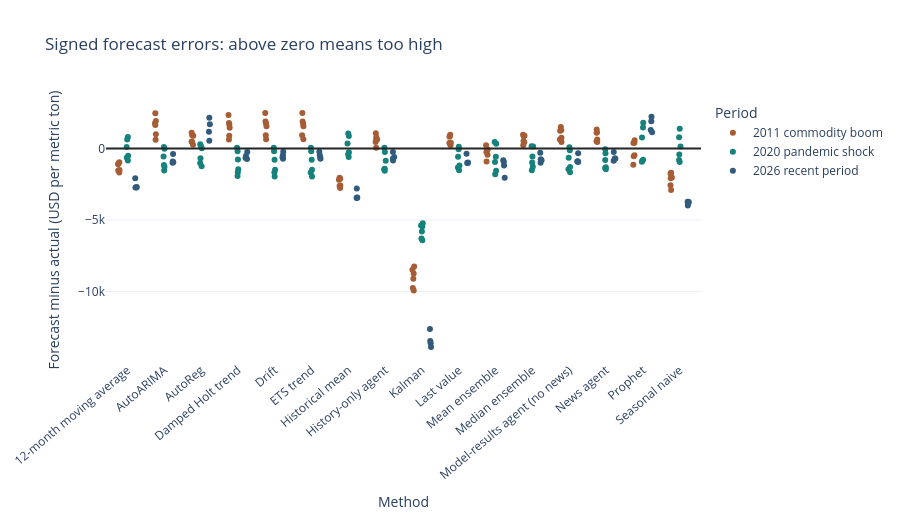

Source (notebook cell):
### Code cell
signed_error_figure = px.strip(
    scored,
    x="model",
    y="error",
    color="scenario",
    title="Signed forecast errors: above zero means too high",
    labels={"model": "Method", "error": "Forecast minus actual (USD per metric ton)", "scenario": "Period"},
    color_discrete_sequence=[COPPER, TEAL, "#315b7d"],
)
signed_error_figure.add_hline(y=0, line_color=CHARCOAL, line_width=2)
signed_error_figure.update_layout(template="plotly_white", height=520, xaxis_tickangle=-40)
signed_error_figure.show()

display(
    scenario_scorecard.loc[
        :,
        ["scenario", "Scenario rank by MAE", "model", "MAE", "RMSE", "MASE", "Bias", "Scored forecasts"],
    ].round(3)
)

### Figure 1 — Plotly figure (JSON) as saved in the notebook; plotly's stock layout.template omitted (floating-point values rounded to 4 significant figures)
{"data": [{"alignmentgroup": "True", "boxpoints": "all", "fillcolor": "rgba(255,255,255,0)", "hoveron": "points", "hovertemplate": "Period=2011 commodity boom<br>Method=%{x}<br>Forecast minus actual (USD per metric ton)=%{y}<extra></extra>", "legendgroup": "2011 commodity boom", "line": {"color": "rgba(255,255,255,0)"}, "marker": {"color": "#a65d35"}, "name": "2011 commodity boom", "offsetgroup": "2011 commodity boom", "orientation": "v", "pointpos": 0, "showlegend": true, "type": "box", "x": ["12-month moving average", "12-month moving average", "12-month moving average", "12-month moving average", "12-month moving average", "12-month moving average", "AutoARIMA", "AutoARIMA", "AutoARIMA", "AutoARIMA", "AutoARIMA", "AutoARIMA", "AutoReg", "AutoReg", "AutoReg", "AutoReg", "AutoReg", "AutoReg", "Damped Holt trend", "Damped Holt trend", "Damped Holt trend", "Damped Holt trend", "Damped Holt trend", "Damped Holt trend", "Drift", "Drift", "Drift", "Drift", "Drift", "Drift", "ETS trend", "ETS trend", "ETS trend", "ETS trend", "ETS trend", "ETS trend", "Historical mean", "Historical mean", "Historical mean", "Historical mean", "Historical mean", "Historical mean", "History-only agent", "History-only agent", "History-only agent", "History-only agent", "History-only agent", "History-only agent", "Kalman", "Kalman", "Kalman", "Kalman", "Kalman", "Kalman", "Last value", "Last value", "Last value", "Last value", "Last value", "Last value", "Mean ensemble", "Mean ensemble", "Mean ensemble", "Mean ensemble", "Mean ensemble", "Mean ensemble", "Median ensemble", "Median ensemble", "Median ensemble", "Median ensemble", "Median ensemble", "Median ensemble", "Model-results agent (no news)", "Model-results agent (no news)", "Model-results agent (no news)", "Model-results agent (no news)", "Model-results agent (no news)", "Model-results agent (no news)", "News agent", "News agent", "News agent", "News agent", "News agent", "News agent", "Prophet", "Prophet", "Prophet", "Prophet", "Prophet", "Prophet", "Seasonal naive", "Seasonal naive", "Seasonal naive", "Seasonal naive", "Seasonal naive", "Seasonal naive"], "x0": " ", "xaxis": "x", "y": [-1533.0, -1513.0, -961.7, -1097.0, -1681.0, -1028.0, 615.4, 986.3, 1767.0, 1918.0, 1630.0, 2451.0, 466.8, 481.5, 1089.0, 895.0, 258.6, 924.1, 622.1, 886.0, 1679.0, 1785.0, 1441.0, 2332.0, 643.2, 929.5, 1746.0, 1877.0, 1559.0, 2477.0, 643.2, 929.5, 1746.0, 1877.0, 1559.0, 2477.0, -2618.0, -2597.0, -2046.0, -2181.0, -2765.0, -2112.0, 446.6, 617.2, 1068.0, 783.1, 49.54, 602.0, -9923.0, -9748.0, -8242.0, -9113.0, -8732.0, -8469.0, 377.6, 398.2, 949.3, 814.1, 230.5, 882.9, -241.8, -68.17, -440.2, 218.0, -904.3, -125.9, 434.1, 525.8, 949.3, 854.6, 230.5, 882.9, 446.6, 617.2, 1268.0, 1233.0, 749.5, 1502.0, 446.6, 617.2, 1318.0, 1133.0, 499.5, 1102.0, 401.5, 570.1, -481.4, -1142.0, -547.7, 375.9, -2036.0, -1753.0, -2089.0, -2565.0, -2900.0, -1695.0], "y0": " ", "yaxis": "y"}, {"alignmentgroup": "True", "boxpoints": "all", "fillcolor": "rgba(255,255,255,0)", "hoveron": "points", "hovertemplate": "Period=2020 pandemic shock<br>Method=%{x}<br>Forecast minus actual (USD per metric ton)=%{y}<extra></extra>", "legendgroup": "2020 pandemic shock", "line": {"color": "rgba(255,255,255,0)"}, "marker": {"color": "#16827c"}, "name": "2020 pandemic shock", "offsetgroup": "2020 pandemic shock", "orientation": "v", "pointpos": 0, "showlegend": true, "type": "box", "x": ["12-month moving average", "12-month moving average", "12-month moving average", "12-month moving average", "12-month moving average", "12-month moving average", "AutoARIMA", "AutoARIMA", "AutoARIMA", "AutoARIMA", "AutoARIMA", "AutoARIMA", "AutoReg", "AutoReg", "AutoReg", "AutoReg", "AutoReg", "AutoReg", "Damped Holt trend", "Damped Holt trend", "Damped Holt trend", "Damped Holt trend", "Damped Holt trend", "Damped Holt trend", "Drift", "Drift", "Drift", "Drift", "Drift", "Drift", "ETS trend", "ETS trend", "ETS trend", "ETS trend", "ETS trend", "ETS trend", "Historical mean", "Historical mean", "Historical mean", "Historical mean", "Historical mean", "Historical mean", "History-only agent", "History-only agent", "History-only agent", "History-only agent", "History-only agent", "History-only agent", "Kalman", "Kalman", "Kalman", "Kalman", "Kalman", "Kalman", "Last value", "Last value", "Last value", "Last value", "Last value", "Last value", "Mean ensemble", "Mean ensemble", "Mean ensemble", "Mean ensemble", "Mean ensemble", "Mean ensemble", "Median ensemble", "Median ensemble", "Median ensemble", "Median ensemble", "Median ensemble", "Median ensemble", "Model-results agent (no news)", "Model-results agent (no news)", "Model-results agent (no news)", "Model-results agent (no news)", "Model-results agent (no news)", "Model-results agent (no news)", "News agent", "News agent", "News agent", "News agent", "News agent", "News agent", "Prophet", "Prophet", "Prophet", "Prophet", "Prophet", "Prophet", "Seasonal naive", "Seasonal naive", "Seasonal naive", "Seasonal naive", "Seasonal naive", "Seasonal naive"], "x0": " ", "xaxis": "x", "y": [804.1, 622.2, 107.4, -510.4, -646.4, -842.9, 107.2, -21.59, -558.8, -1164.0, -1281.0, -1538.0, 166.6, 294.0, 17.63, -689.3, -1020.0, -1240.0, 56.99, -192.2, -774.0, -1458.0, -1661.0, -1923.0, 52.1, -202.3, -789.6, -1480.0, -1689.0, -1958.0, 52.1, -202.3, -789.6, -1480.0, -1689.0, -1958.0, 1047.0, 864.7, 350.0, -267.9, -403.8, -600.3, 42.03, -239.8, -854.6, -1422.0, -1458.0, -1555.0, -5383.0, -5445.0, -5221.0, -6408.0, -5797.0, -6295.0, 124.7, -57.19, -572.0, -1190.0, -1326.0, -1522.0, 456.1, 334.7, -574.0, -947.0, -1561.0, -1796.0, 145.6, 136.2, -558.8, -981.1, -1281.0, -1522.0, 92.03, -119.8, -654.6, -1292.0, -1448.0, -1655.0, -57.97, -339.8, -804.6, -1322.0, -1358.0, -1455.0, 770.5, 1464.0, 1788.0, -798.3, -860.4, -932.3, 1380.0, 778.1, 127.6, -431.3, -799.0, -945.6], "y0": " ", "yaxis": "y"}, {"alignmentgroup": "True", "boxpoints": "all", "fillcolor": "rgba(255,255,255,0)", "hoveron": "points", "hovertemplate": "Period=2026 recent period<br>Method=%{x}<br>Forecast minus actual (USD per metric ton)=%{y}<extra></extra>", "legendgroup": "2026 recent period", "line": {"color": "rgba(255,255,255,0)"}, "marker": {"color": "#315b7d"}, "name": "2026 recent period", "offsetgroup": "2026 recent period", "orientation": "v", "pointpos": 0, "showlegend": true, "type": "box", "x": ["12-month moving average", "12-month moving average", "12-month moving average", "12-month moving average", "AutoARIMA", "AutoARIMA", "AutoARIMA", "AutoARIMA", "AutoReg", "AutoReg", "AutoReg", "AutoReg", "Damped Holt trend", "Damped Holt trend", "Damped Holt trend", "Damped Holt trend", "Drift", "Drift", "Drift", "Drift", "ETS trend", "ETS trend", "ETS trend", "ETS trend", "Historical mean", "Historical mean", "Historical mean", "Historical mean", "History-only agent", "History-only agent", "History-only agent", "History-only agent", "Kalman", "Kalman", "Kalman", "Kalman", "Last value", "Last value", "Last value", "Last value", "Mean ensemble", "Mean ensemble", "Mean ensemble", "Mean ensemble", "Median ensemble", "Median ensemble", "Median ensemble", "Median ensemble", "Model-results agent (no news)", "Model-results agent (no news)", "Model-results agent (no news)", "Model-results agent (no news)", "News agent", "News agent", "News agent", "News agent", "Prophet", "Prophet", "Prophet", "Prophet", "Seasonal naive", "Seasonal naive", "Seasonal naive", "Seasonal naive"], "x0": " ", "xaxis": "x", "y": [-2075.0, -2697.0, -2737.0, -2727.0, -395.4, -915.4, -998.1, -964.6, 546.5, 1175.0, 1697.0, 2138.0, -240.4, -740.8, -660.3, -531.3, -227.9, -715.3, -621.2, -477.9, -227.9, -715.4, -621.2, -477.9, -2800.0, -3421.0, -3461.0, -3452.0, -240.7, -712.2, -602.0, -842.8, -13460.0, -13870.0, -12610.0, -13610.0, -362.0, -983.4, -1023.0, -1014.0, -821.5, -1186.0, -2048.0, -937.4, -301.2, -828.1, -998.1, -747.9, -340.7, -912.2, -952.0, -892.8, -240.7, -712.2, -852.0, -692.8, 1285.0, 1132.0, 2223.0, 1905.0, -3718.0, -3981.0, -3717.0, -3772.0], "y0": " ", "yaxis": "y"}], "layout": {"boxmode": "group", "height": 520, "legend": {"title": {"text": "Period"}, "tracegroupgap": 0}, "shapes": [{"line": {"color": "#262626", "width": 2}, "type": "line", "x0": 0, "x1": 1, "xref": "x domain", "y0": 0, "y1": 0, "yref": "y"}], "title": {"text": "Signed forecast errors: above zero means too high"}, "xaxis": {"anchor": "y", "domain": [0, 1], "tickangle": -40, "title": {"text": "Method"}}, "yaxis": {"anchor": "x", "domain": [0, 1], "title": {"text": "Forecast minus actual (USD per metric ton)"}}}}
